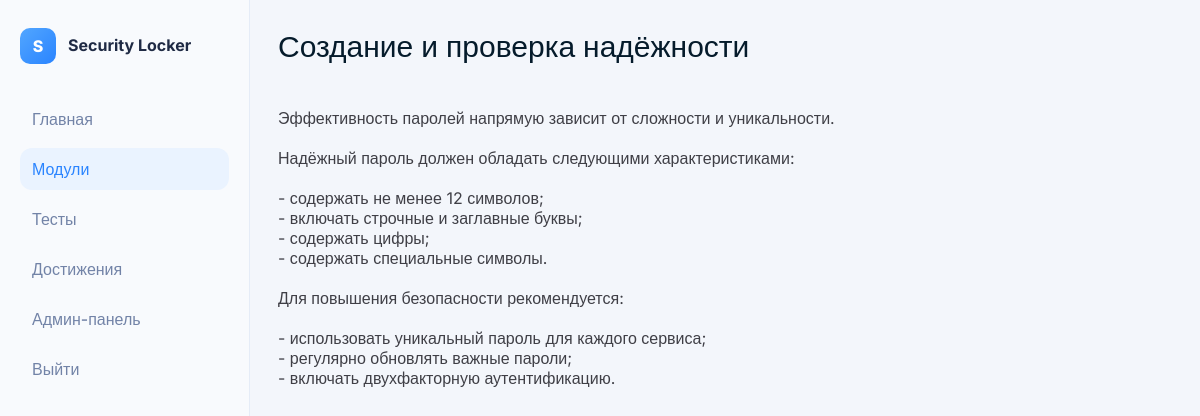
The app's page /lesson/1 (signed in) with its own data.
### tables this page shows
CREATE TABLE lessons (
            id INTEGER PRIMARY KEY AUTOINCREMENT,
            title TEXT NOT NULL,
            content TEXT NOT NULL DEFAULT '',
            duration_minutes INTEGER NOT NULL DEFAULT 0,
            course_id INTEGER NOT NULL,
            sort_order INTEGER NOT NULL DEFAULT 0, xp_for_completion INTEGER NOT NULL DEFAULT 0,
            FOREIGN KEY (course_id) REFERENCES courses(id) ON DELETE CASCADE
        );

### app.py (the view)
@app.route("/lesson/<int:lesson_id>")
def lesson_material_page(lesson_id: int):
    user = _get_current_user()
    if not user:
        return redirect(url_for("login"))
    with _connect_db() as conn:
        mark_lesson_viewed(conn, user.id, lesson_id)
        check_and_award_achievements(conn, user.id)
        lesson = get_lesson_material(conn, lesson_id)
    if lesson is None:
        abort(404)
    return render_template(
        "lesson_material.html",
        user=user,
        lesson=lesson,
        active_nav="modules",
    )

### app.py (called while the page is built)
def _connect_db() -> sqlite3.Connection:
    conn = sqlite3.connect(DB_PATH)
    conn.row_factory = sqlite3.Row
    conn.execute("PRAGMA foreign_keys = ON;")
    return conn

def _get_current_user() -> User | None:
    user_id = session.get("user_id")
    if not user_id:
        return None
    with _connect_db() as conn:
        row = conn.execute("SELECT id, email FROM users WHERE id = ?", (user_id,)).fetchone()
        if not row:
            session.pop("user_id", None)
            return None
        return User(id=int(row["id"]), email=str(row["email"]))

@app.before_request
def _ensure_db_initialized() -> None:
    if app.config.get("DB_INITIALIZED"):
        return
    _init_db()
    app.config["DB_INITIALIZED"] = True

### services/achievement_service.py (called while the page is built)
def _get_total_xp(conn: sqlite3.Connection, user_id: int) -> int:
    row = conn.execute(
        """
        SELECT COALESCE(SUM(l.xp_for_completion), 0) as total_xp
        FROM lesson_progress lp
        JOIN lessons l ON l.id = lp.lesson_id
        WHERE lp.user_id = ?
        """,
        (user_id,),
    ).fetchone()
    return int(row["total_xp"]) if row else 0

### services/course_service.py (called while the page is built)
def mark_lesson_viewed(conn: sqlite3.Connection, user_id: int, lesson_id: int) -> None:
    conn.execute(
        """
        INSERT OR IGNORE INTO lesson_progress (user_id, lesson_id)
        SELECT ?, id FROM lessons WHERE id = ?
        """,
        (user_id, lesson_id),
    )

### app/templates/lesson_material.html (shortened to what this page needs)
{% extends "base.html" %}
{% block page_header %}
<div class="lesson-page-header">
    <h2>{{ lesson.title }}</h2>
</div>
{% endblock %}
{% block content %}
<article class="lesson-material">
    <section class="lesson-section">
       <div style="white-space: pre-line;">
            {{ lesson.content }}
        </div>
    </section>
{% endblock %}

### app/static/css/style.css (style rules this page uses)
:root { --bg: #f3f6fb; --white: #ffffff; --text: #1f2a44; --muted: #8e9ab4; --primary: #2a84ff; --border: #e5ecf7; --success: #33b779; --danger: #f05d5e; }
* { box-sizing: border-box; margin: 0; padding: 0; }
body { font-family: "Inter", sans-serif; background: var(--bg); color: var(--text); }
.topbar h2 { font-size: 40px; font-weight: 800; }
.lesson-page-header { width: 100%; display: flex; justify-content: space-between; align-items: flex-start; gap: 24px; }
.lesson-page-header h2 { color: #051b2b; font-size: 30px; font-weight: 500; line-height: 1.2; }
.lesson-material { min-height: calc(100vh - 120px); display: flex; flex-direction: column; gap: 38px; color: #3f3f46; padding-bottom: 36px; }
.lesson-section { display: grid; gap: 18px; }

### records on screen
lessons: title "Создание и проверка надёжности", content "Эффективность паролей напрямую зависит от сложности и уникальности. Надёжный пароль должен обладать следующими характеристиками: - содержать не менее 12 символов; - включать строчные и заглавные буквы; - содержать цифры; - содержать специальные символы. Для повышения безопасности рекомендуется: - использовать уникальный пароль для каждого сервиса; - регулярно обновлять важные пароли; - включать двухфакторную аутентификацию."
